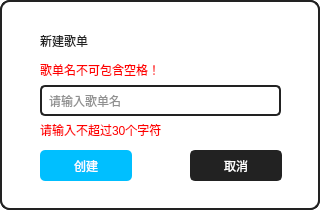
<?xml version="1.0" encoding="UTF-8"?>
<ui version="4.0">
 <class>AddPlayListPop</class>
 <widget class="QWidget" name="AddPlayListPop">
  <property name="geometry">
   <rect>
    <x>0</x>
    <y>0</y>
    <width>320</width>
    <height>210</height>
   </rect>
  </property>
  <property name="minimumSize">
   <size>
    <width>320</width>
    <height>210</height>
   </size>
  </property>
  <property name="maximumSize">
   <size>
    <width>320</width>
    <height>210</height>
   </size>
  </property>
  <property name="windowTitle">
   <string>Form</string>
  </property>
  <property name="styleSheet">
   <string notr="true">QWidget
{
	background:rgb(255,255,255);
	border-radius:10px;
	color:rgb(34,34,34);
	border:none;
	border:2px solid #222222;
}</string>
  </property>
  <widget class="QWidget" name="widget_All" native="true">
   <property name="geometry">
    <rect>
     <x>0</x>
     <y>0</y>
     <width>320</width>
     <height>210</height>
    </rect>
   </property>
   <property name="minimumSize">
    <size>
     <width>320</width>
     <height>210</height>
    </size>
   </property>
   <property name="maximumSize">
    <size>
     <width>320</width>
     <height>210</height>
    </size>
   </property>
   <property name="styleSheet">
    <string notr="true">QPushButton
{
	border-radius:5px;
	font: 10pt &quot;微软雅黑&quot;;	
	color:rgb(255,255,255);
	background:#222222;
}
QLineEdit
{
	padding:5px;
	font: 9pt &quot;微软雅黑&quot;;	
}</string>
   </property>
   <widget class="QLabel" name="label_NewPlayList">
    <property name="geometry">
     <rect>
      <x>40</x>
      <y>20</y>
      <width>91</width>
      <height>41</height>
     </rect>
    </property>
    <property name="styleSheet">
     <string notr="true">font: 13pt &quot;黑体&quot;;
border:none;</string>
    </property>
    <property name="text">
     <string>新建歌单</string>
    </property>
   </widget>
   <widget class="QLineEdit" name="lineEdit">
    <property name="geometry">
     <rect>
      <x>40</x>
      <y>85</y>
      <width>241</width>
      <height>31</height>
     </rect>
    </property>
    <property name="styleSheet">
     <string notr="true">border:2px solid #222222;
border-radius:5px;</string>
    </property>
    <property name="maxLength">
     <number>30</number>
    </property>
    <property name="placeholderText">
     <string>请输入歌单名</string>
    </property>
   </widget>
   <widget class="QPushButton" name="btn_Confirm">
    <property name="geometry">
     <rect>
      <x>40</x>
      <y>150</y>
      <width>92</width>
      <height>31</height>
     </rect>
    </property>
    <property name="cursor">
     <cursorShape>PointingHandCursor</cursorShape>
    </property>
    <property name="styleSheet">
     <string notr="true">QPushButton
{
	background:#00BFFF;
	border:none;
}
QPushButton:disabled
{
	background:rgb(193, 193, 193);
}
QPushButton:hover
{
	background-color: rgb(0, 145, 218);
}</string>
    </property>
    <property name="text">
     <string>创建</string>
    </property>
   </widget>
   <widget class="QPushButton" name="btn_Cancle">
    <property name="geometry">
     <rect>
      <x>190</x>
      <y>150</y>
      <width>92</width>
      <height>31</height>
     </rect>
    </property>
    <property name="cursor">
     <cursorShape>PointingHandCursor</cursorShape>
    </property>
    <property name="styleSheet">
     <string notr="true">QPushButton:hover
{
	background:rgb(65, 65, 65);
	border:none;
}</string>
    </property>
    <property name="text">
     <string>取消</string>
    </property>
   </widget>
   <widget class="QPushButton" name="pushButton_3">
    <property name="geometry">
     <rect>
      <x>5</x>
      <y>8</y>
      <width>30</width>
      <height>30</height>
     </rect>
    </property>
    <property name="styleSheet">
     <string notr="true">border:none;
background:transparent;</string>
    </property>
    <property name="text">
     <string/>
    </property>
    <property name="icon">
     <iconset resource="res.qrc">
      <normaloff>:/icon/logo.png</normaloff>:/icon/logo.png</iconset>
    </property>
    <property name="iconSize">
     <size>
      <width>22</width>
      <height>22</height>
     </size>
    </property>
   </widget>
   <widget class="QLabel" name="label_Warn">
    <property name="geometry">
     <rect>
      <x>40</x>
      <y>60</y>
      <width>211</width>
      <height>19</height>
     </rect>
    </property>
    <property name="styleSheet">
     <string notr="true">border:none;
font: 8pt &quot;微软雅黑&quot;;
color: rgb(255, 0, 0);</string>
    </property>
    <property name="text">
     <string>歌单名不可包含空格！</string>
    </property>
   </widget>
   <widget class="QLabel" name="label_Warn_2">
    <property name="geometry">
     <rect>
      <x>40</x>
      <y>120</y>
      <width>211</width>
      <height>19</height>
     </rect>
    </property>
    <property name="styleSheet">
     <string notr="true">border:none;
font: 8pt &quot;微软雅黑&quot;;
color: rgb(255, 0, 0);</string>
    </property>
    <property name="text">
     <string>请输入不超过30个字符</string>
    </property>
   </widget>
  </widget>
 </widget>
 <resources>
  <include location="res.qrc"/>
 </resources>
 <connections/>
</ui>
